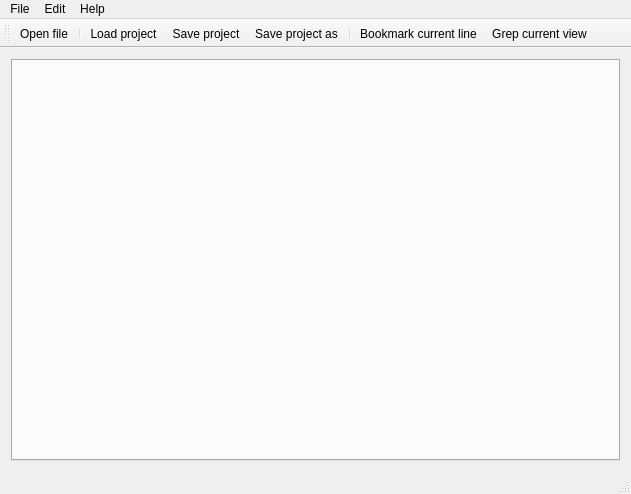
<?xml version="1.0" encoding="UTF-8"?>
<ui version="4.0">
 <class>MainWindow</class>
 <widget class="QMainWindow" name="MainWindow">
  <property name="geometry">
   <rect>
    <x>0</x>
    <y>0</y>
    <width>631</width>
    <height>494</height>
   </rect>
  </property>
  <property name="windowTitle">
   <string>LogView</string>
  </property>
  <widget class="QWidget" name="centralWidget">
   <property name="autoFillBackground">
    <bool>true</bool>
   </property>
   <layout class="QGridLayout" name="gridLayout_2">
    <item row="0" column="0">
     <layout class="QGridLayout" name="gridLayout">
      <item row="0" column="0">
       <widget class="QTabWidget" name="fileView">
        <property name="cursor">
         <cursorShape>ArrowCursor</cursorShape>
        </property>
        <property name="accessibleName">
         <string/>
        </property>
        <property name="accessibleDescription">
         <string/>
        </property>
        <property name="autoFillBackground">
         <bool>true</bool>
        </property>
        <property name="tabShape">
         <enum>QTabWidget::Rounded</enum>
        </property>
        <property name="currentIndex">
         <number>-1</number>
        </property>
       </widget>
      </item>
     </layout>
    </item>
   </layout>
  </widget>
  <widget class="QMenuBar" name="menuBar">
   <property name="geometry">
    <rect>
     <x>0</x>
     <y>0</y>
     <width>631</width>
     <height>20</height>
    </rect>
   </property>
   <widget class="QMenu" name="menuTest">
    <property name="title">
     <string>File</string>
    </property>
    <addaction name="separator"/>
    <addaction name="actionLoad_from_file"/>
    <addaction name="separator"/>
    <addaction name="actionLoad_project"/>
    <addaction name="actionSave_project"/>
    <addaction name="actionSave_project_as"/>
    <addaction name="separator"/>
    <addaction name="exit_app"/>
    <addaction name="separator"/>
   </widget>
   <widget class="QMenu" name="menuFind">
    <property name="title">
     <string>Edit</string>
    </property>
    <addaction name="actionGrep_current_view"/>
    <addaction name="actionBookmark_current_line"/>
   </widget>
   <widget class="QMenu" name="menuHelp">
    <property name="layoutDirection">
     <enum>Qt::LeftToRight</enum>
    </property>
    <property name="title">
     <string>Help</string>
    </property>
    <addaction name="actionCheck_for_updates"/>
    <addaction name="separator"/>
    <addaction name="actionAbout"/>
   </widget>
   <addaction name="menuTest"/>
   <addaction name="menuFind"/>
   <addaction name="menuHelp"/>
  </widget>
  <widget class="QToolBar" name="mainToolBar">
   <property name="mouseTracking">
    <bool>true</bool>
   </property>
   <property name="windowTitle">
    <string>Toolbar</string>
   </property>
   <property name="autoFillBackground">
    <bool>false</bool>
   </property>
   <attribute name="toolBarArea">
    <enum>TopToolBarArea</enum>
   </attribute>
   <attribute name="toolBarBreak">
    <bool>false</bool>
   </attribute>
   <addaction name="actionLoad_from_file"/>
   <addaction name="separator"/>
   <addaction name="actionLoad_project"/>
   <addaction name="actionSave_project"/>
   <addaction name="actionSave_project_as"/>
   <addaction name="separator"/>
   <addaction name="actionBookmark_current_line"/>
   <addaction name="actionGrep_current_view"/>
  </widget>
  <widget class="QStatusBar" name="statusBar"/>
  <action name="actionLoad_from_file">
   <property name="icon">
    <iconset resource="../../icons.qrc">
     <normaloff>:/icon/Gnome-Logviewer-32.png</normaloff>:/icon/Gnome-Logviewer-32.png</iconset>
   </property>
   <property name="text">
    <string>Open file...</string>
   </property>
   <property name="shortcut">
    <string>Ctrl+O</string>
   </property>
   <property name="shortcutContext">
    <enum>Qt::ApplicationShortcut</enum>
   </property>
  </action>
  <action name="exit_app">
   <property name="icon">
    <iconset resource="../../icons.qrc">
     <normaloff>:/icon/Gnome-System-Log-Out-32.png</normaloff>:/icon/Gnome-System-Log-Out-32.png</iconset>
   </property>
   <property name="text">
    <string>Exit</string>
   </property>
   <property name="shortcut">
    <string>Ctrl+Q</string>
   </property>
  </action>
  <action name="actionGrep_current_view">
   <property name="icon">
    <iconset resource="../../icons.qrc">
     <normaloff>:/icon/Gnome-Format-Indent-More-32.png</normaloff>:/icon/Gnome-Format-Indent-More-32.png</iconset>
   </property>
   <property name="text">
    <string>Grep current view</string>
   </property>
   <property name="shortcut">
    <string>Ctrl+G</string>
   </property>
  </action>
  <action name="actionBookmark_current_line">
   <property name="icon">
    <iconset resource="../../icons.qrc">
     <normaloff>:/icon/Gnome-Bookmark-New-32.png</normaloff>:/icon/Gnome-Bookmark-New-32.png</iconset>
   </property>
   <property name="text">
    <string>Bookmark current line</string>
   </property>
   <property name="shortcut">
    <string>Ctrl+B</string>
   </property>
  </action>
  <action name="actionAbout">
   <property name="icon">
    <iconset resource="../../icons.qrc">
     <normaloff>:/icon/Gnome-Dialog-Warning-32.png</normaloff>:/icon/Gnome-Dialog-Warning-32.png</iconset>
   </property>
   <property name="text">
    <string>About</string>
   </property>
  </action>
  <action name="actionCheck_for_updates">
   <property name="text">
    <string>Check for updates...</string>
   </property>
  </action>
  <action name="actionLoad_project">
   <property name="icon">
    <iconset resource="../../icons.qrc">
     <normaloff>:/icon/Gnome-Document-Open-32.png</normaloff>:/icon/Gnome-Document-Open-32.png</iconset>
   </property>
   <property name="text">
    <string>Load project ...</string>
   </property>
   <property name="shortcut">
    <string>Ctrl+L</string>
   </property>
  </action>
  <action name="actionSave_project_as">
   <property name="icon">
    <iconset resource="../../icons.qrc">
     <normaloff>:/icon/Gnome-Document-Save-As-32.png</normaloff>:/icon/Gnome-Document-Save-As-32.png</iconset>
   </property>
   <property name="text">
    <string>Save project as...</string>
   </property>
   <property name="shortcut">
    <string>Ctrl+Shift+S</string>
   </property>
  </action>
  <action name="actionSave_project">
   <property name="icon">
    <iconset resource="../../icons.qrc">
     <normaloff>:/icon/Gnome-Document-Save-32.png</normaloff>:/icon/Gnome-Document-Save-32.png</iconset>
   </property>
   <property name="text">
    <string>Save project</string>
   </property>
   <property name="shortcut">
    <string>Ctrl+S</string>
   </property>
  </action>
 </widget>
 <layoutdefault spacing="6" margin="11"/>
 <resources>
  <include location="../../icons.qrc"/>
 </resources>
 <connections/>
</ui>
